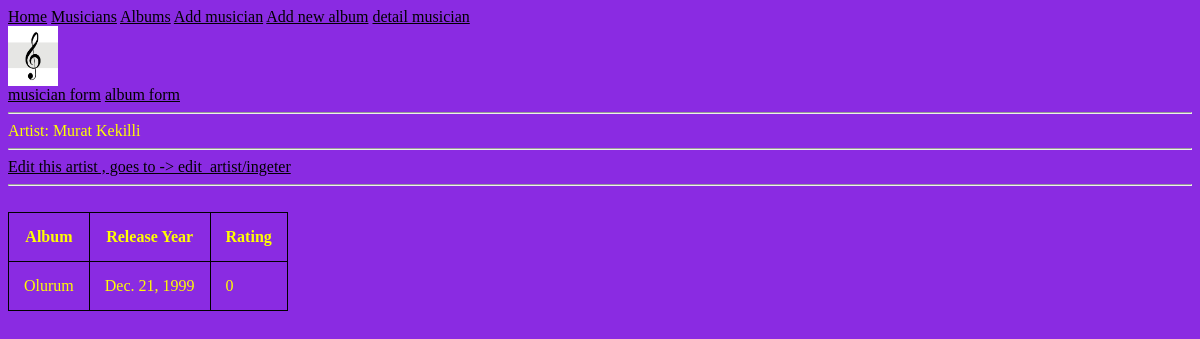
The app's page /details/1/, older data.
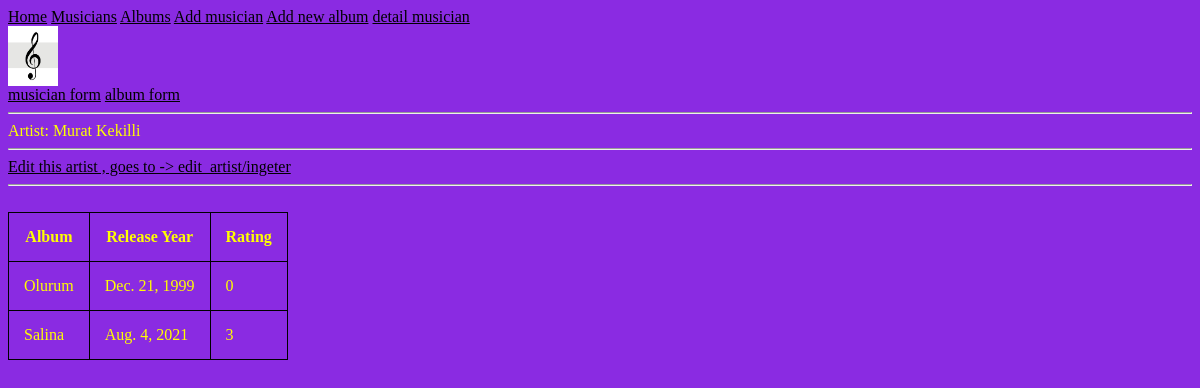
The same page, newer data.
### my_app/models.py (models this page shows, shortened)
class Album(models.Model):
    artist = models.ForeignKey(Musician, on_delete=models.CASCADE)
    name = models.CharField(max_length=30)
    rel_date = models.DateField()
    num_stars = models.IntegerField()
    rating = (
        (1,"Worst"),
        (2,"Bad"),
        (3,"Meh"),
        (4,"Good"),
        (5,"Very Good")
    )
    num_stars = models.IntegerField(choices=rating)

### my_app/views.py (the view)
# urls.py: path('details/<int:torlak_kemal>/',views.detailMusicianName,name="finaldetail"),
def detailMusicianName(request,torlak_kemal):
    clicked_artist = Musician.objects.get(pk=torlak_kemal)
    context = {
        'obj':clicked_artist,
    }
    return render (request,'my_app/detail-musicianname.html',context)

### templates/my_app/detail-musicianname.html (shortened to what this page needs)
{% extends 'my_app/base.html' %}
{% block content %}
<!DOCTYPE html>
<html lang="en">
<head>
</head>
<body>
    Artist: {{obj.first_name}} {{obj.last_name}}
    <hr>
    <a href="{% url 'edit_artist_page' obj.id %}">Edit this artist , goes to -> edit_artist/ingeter</a>
    <hr>
    <br>
    <table>
        <tr>
        <th>Album</th>
        <th>Release Year</th>
        <th>Rating</th>
        </tr>
        <tr>
        {% for x in obj.album_set.all %}
            <td>{{x.name}}</td>
            <td>{{x.rel_date}}</td>
            <td>{{x.num_stars}}</td>
        </tr>
        {% endfor %}
    </table>
</body>
</html>
{% endblock %}

Row changes from the older to the newer data that the page shows:
added Album: name "Salina", rel_date "Aug. 4, 2021", num_stars "3"
